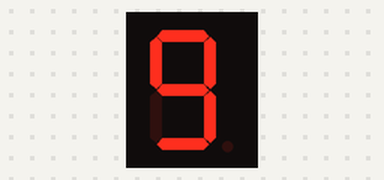
Bench run of a sketch on a simulated Arduino Uno, built with avr-gcc and run on an emulated ATmega328P. On the bench: 1-digit seven-segment display. Wiring (inferred from the names in the program): 1-digit 7-segment display, segments lit when HIGH: segments pin 2, pin 3, pin 4, pin 5, pin 6, pin 7, pin 8. The segment pins are drawn as the display they are named for.

Above: at 0.1 s.
At 1.1 s:
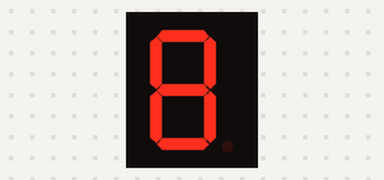
At 2.1 s:
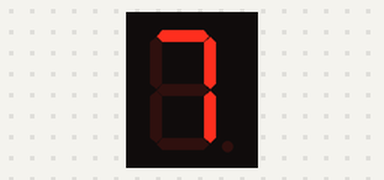
At 4.1 s:
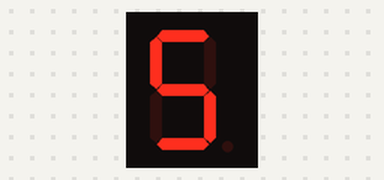
At 6.1 s:
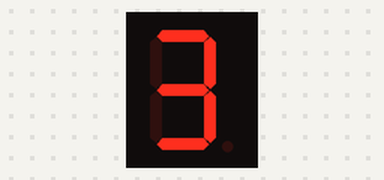
At 9.1 s:
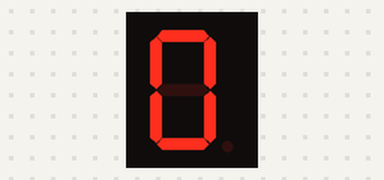

Measured:
- by itself, everything shown: repeats every 10.0 s, in 10 steps
- what the display in image 1 shows lasts 1.0 s, from 1.0 s to 2.0 s

The sketch:

7_Segment_Countdown.ino
```cpp
// Pin connections for the 7 segments (a to g)
const int segmentPins[7] = {2, 3, 4, 5, 6, 7, 8};

// 2D Array mapping the numbers 0-9 to the 7 segments (a,b,c,d,e,f,g)
// 1 = HIGH (Segment ON), 0 = LOW (Segment OFF)
const byte numbers[10][7] = {
  {1, 1, 1, 1, 1, 1, 0}, // 0
  {0, 1, 1, 0, 0, 0, 0}, // 1
  {1, 1, 0, 1, 1, 0, 1}, // 2
  {1, 1, 1, 1, 0, 0, 1}, // 3
  {0, 1, 1, 0, 0, 1, 1}, // 4
  {1, 0, 1, 1, 0, 1, 1}, // 5
  {1, 0, 1, 1, 1, 1, 1}, // 6
  {1, 1, 1, 0, 0, 0, 0}, // 7
  {1, 1, 1, 1, 1, 1, 1}, // 8
  {1, 1, 1, 1, 0, 1, 1}  // 9
};

void setup() {
  for (int i = 0; i < 7; i++) {
    pinMode(segmentPins[i], OUTPUT);
  }
}

void loop() {
  // Countdown from 9 down to 0
  for (int digit = 9; digit >= 0; digit--) {
    displayNumber(digit);
    delay(1000);
  }
}

void displayNumber(int num) {
  for (int segment = 0; segment < 7; segment++) {
    digitalWrite(segmentPins[segment], numbers[num][segment]);
  }
}
```
